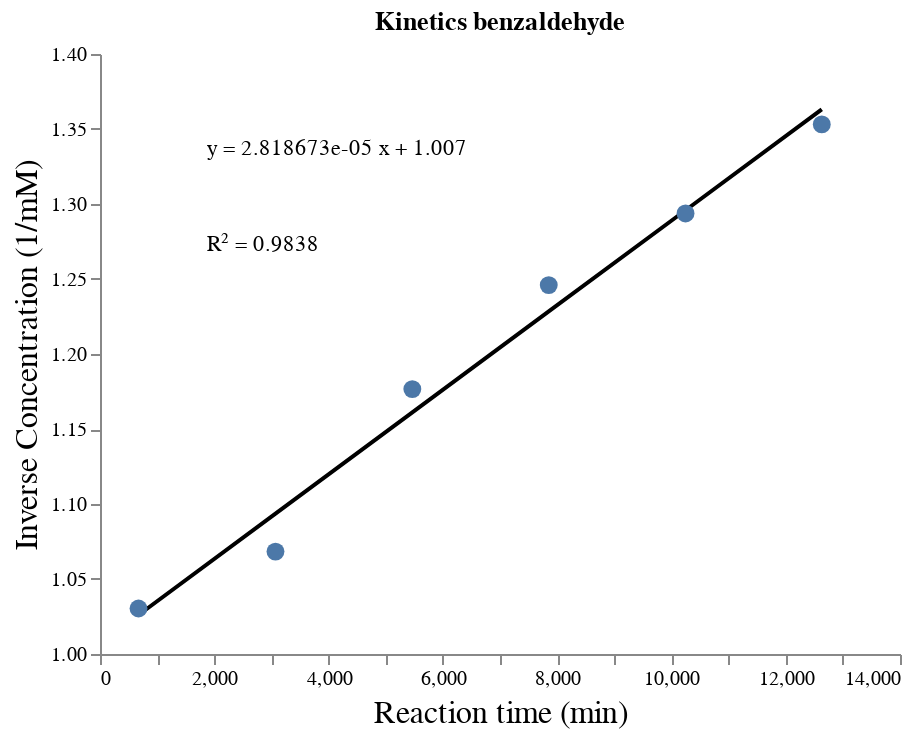

Write notebook code for a chart like this one.
### Code cell
plot_reaction_data(ba_reaction, "Kinetics benzaldehyde")

### Figure 1 — Vega-Lite specification as saved in the notebook (floating-point values rounded to 4 significant figures)
{"config": {"view": {"continuousWidth": 400, "continuousHeight": 300, "strokeWidth": 0}, "axis": {"grid": false, "titleFontSize": 16, "titleFontWeight": "normal"}}, "layer": [{"data": {"name": "data-af5767ad45b00a0874d5b8f71b83db50"}, "mark": {"type": "line", "color": "black"}, "encoding": {"x": {"type": "quantitative", "field": "x", "scale": {"domain": [606.6, 13890.0]}}, "y": {"type": "quantitative", "field": "y", "scale": {"domain": [1.03, 1.357]}}}}, {"data": {"name": "data-954a74e84a98b839d9b9c75757ccaebc"}, "mark": {"type": "circle", "opacity": 1, "size": 80}, "encoding": {"tooltip": [{"type": "quantitative", "field": "x", "title": "Reaction time (min)"}, {"type": "quantitative", "field": "y", "title": "Inverse Concentration (1/mM)"}], "x": {"type": "quantitative", "axis": {"title": "Reaction time (min)"}, "field": "x"}, "y": {"type": "quantitative", "axis": {"title": "Inverse Concentration (1/mM)"}, "field": "y"}}, "selection": {"selector611": {"type": "interval", "bind": "scales", "encodings": ["x", "y"]}}, "title": "Kinetics benzaldehyde"}, {"data": {"name": "data-42a3c810399faa6d8c6a73164f17ffcc"}, "mark": {"type": "text", "align": "left", "text": "y = 2.818673e-05 x + 1.007"}, "encoding": {"x": {"type": "quantitative", "field": "x"}, "y": {"type": "quantitative", "field": "y"}}}, {"data": {"name": "data-24682180ab74e88d0c17e0d777ba07d4"}, "mark": {"type": "text", "align": "left", "text": "R² = 0.9838"}, "encoding": {"x": {"type": "quantitative", "field": "x"}, "y": {"type": "quantitative", "field": "y"}}}], "$schema": "https://vega.github.io/schema/vega-lite/v4.8.1.json", "datasets": {"data-af5767ad45b00a0874d5b8f71b83db50": [{"x": 674.0, "y": 1.026}, {"x": 3071.0, "y": 1.094}, {"x": 5466.0, "y": 1.161}, {"x": 7853.0, "y": 1.228}, {"x": 10250.0, "y": 1.296}, {"x": 12630.0, "y": 1.363}], "data-954a74e84a98b839d9b9c75757ccaebc": [{"x": 674.0, "y": 1.03}, {"x": 3071.0, "y": 1.068}, {"x": 5466.0, "y": 1.177}, {"x": 7853.0, "y": 1.246}, {"x": 10250.0, "y": 1.294}, {"x": 12630.0, "y": 1.353}], "data-42a3c810399faa6d8c6a73164f17ffcc": [{"x": 1870.0, "y": 1.337}], "data-24682180ab74e88d0c17e0d777ba07d4": [{"x": 1870.0, "y": 1.272}]}}
